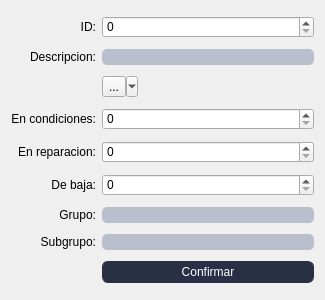
<?xml version="1.0" encoding="UTF-8"?>
<ui version="4.0">
 <class>Form</class>
 <widget class="QWidget" name="Form">
  <property name="geometry">
   <rect>
    <x>0</x>
    <y>0</y>
    <width>325</width>
    <height>300</height>
   </rect>
  </property>
  <property name="windowTitle">
   <string>Form</string>
  </property>
  <property name="styleSheet">
   <string notr="true">*{
    font-family: 'Oswald', sans-serif;
    font-weight: 400;
}

QMenuBar{
    background-color: #293045;
    padding: 0;    
    font-size: 14px;
    color:white;
}

QMenuBar:item{
    padding: 17px;
    border-radius: 10px;

}

QMenuBar:item:selected{
    background-color: #768AC5;
    color:black;
    border-radius: 5px;
    margin: 10px;
    
    

}

QMenu{
    background-color: #293045;

    color: white;
}

QMenu:item{
    padding: 5px;
    border-radius: 5px;
}

QMenu:item:selected{
    background-color: #768AC5;
    color:white;

}
Qmenu#icon{
   icon:size 40px; 
    
}


QRadioButton:indicator{
    border-style: solid;
    border-color:  #293045;
    border-radius: 6%;
    border-width:  2px;
    background-color: #BABFCE;
}
QRadioButton::indicator:checked{
    background-color: #768AC5;
}

#label{
    font-size: 35px;
}

#usuariosLabel{
    font-size: 14px;
}

#contraseALabel{
    font-size: 14px;
}

#usuariosLineEdit{
    width: 170px;
    height: 20px;
    border-radius: 10px;
}

#passwordLineEdit{
    width: 170px;
    height: 20px;
    border-radius: 10px;
}

#labelprofesores{
    font-size: 26px;
}

QLineEdit{
    border-radius: 5px;
    background-color: #BABFCE;
    
}

#title{
    width: 100px;
    height: 200px;
}



QPushButton{
    border-color:#293045;
    border-style: solid;
    border-width: 1px;
    border-radius: 6px;
    background-color: #293045;
    color:#ffffff;
    padding: 3px 8px;

}
QPushButton:hover{
    background-color:#768AC5;
    color:#293045;
}
QPushButton:pressed {
    background-color: #293045;

}

#pushButton_5{
    padding: 10px;
    background-color: #768AC5;
    border-radius: 15%;
}

</string>
  </property>
  <layout class="QGridLayout" name="gridLayout">
   <item row="6" column="0">
    <widget class="QLabel" name="label_3">
     <property name="text">
      <string>Grupo:</string>
     </property>
     <property name="alignment">
      <set>Qt::AlignRight|Qt::AlignTrailing|Qt::AlignVCenter</set>
     </property>
    </widget>
   </item>
   <item row="3" column="0">
    <widget class="QLabel" name="label_5">
     <property name="text">
      <string>En condiciones:</string>
     </property>
     <property name="alignment">
      <set>Qt::AlignRight|Qt::AlignTrailing|Qt::AlignVCenter</set>
     </property>
    </widget>
   </item>
   <item row="4" column="0">
    <widget class="QLabel" name="label_4">
     <property name="text">
      <string>En reparacion:</string>
     </property>
     <property name="alignment">
      <set>Qt::AlignRight|Qt::AlignTrailing|Qt::AlignVCenter</set>
     </property>
    </widget>
   </item>
   <item row="0" column="0">
    <widget class="QLabel" name="label_7">
     <property name="maximumSize">
      <size>
       <width>16777215</width>
       <height>16777215</height>
      </size>
     </property>
     <property name="text">
      <string>ID:</string>
     </property>
     <property name="alignment">
      <set>Qt::AlignRight|Qt::AlignTrailing|Qt::AlignVCenter</set>
     </property>
     <property name="margin">
      <number>0</number>
     </property>
    </widget>
   </item>
   <item row="1" column="0">
    <widget class="QLabel" name="label_6">
     <property name="text">
      <string>Descripcion:</string>
     </property>
     <property name="alignment">
      <set>Qt::AlignRight|Qt::AlignTrailing|Qt::AlignVCenter</set>
     </property>
    </widget>
   </item>
   <item row="3" column="1">
    <widget class="QSpinBox" name="spinBox_2"/>
   </item>
   <item row="7" column="1">
    <widget class="QLineEdit" name="lineEdit_3"/>
   </item>
   <item row="5" column="1">
    <widget class="QSpinBox" name="spinBox_4"/>
   </item>
   <item row="0" column="1">
    <widget class="QSpinBox" name="spinBox"/>
   </item>
   <item row="1" column="1">
    <widget class="QLineEdit" name="lineEdit"/>
   </item>
   <item row="5" column="0">
    <widget class="QLabel" name="debaja">
     <property name="text">
      <string>De baja:</string>
     </property>
     <property name="alignment">
      <set>Qt::AlignRight|Qt::AlignTrailing|Qt::AlignVCenter</set>
     </property>
    </widget>
   </item>
   <item row="6" column="1">
    <widget class="QLineEdit" name="lineEdit_2"/>
   </item>
   <item row="7" column="0">
    <widget class="QLabel" name="label_2">
     <property name="text">
      <string>Subgrupo:</string>
     </property>
     <property name="alignment">
      <set>Qt::AlignRight|Qt::AlignTrailing|Qt::AlignVCenter</set>
     </property>
    </widget>
   </item>
   <item row="8" column="1">
    <widget class="QPushButton" name="pushButton">
     <property name="layoutDirection">
      <enum>Qt::LeftToRight</enum>
     </property>
     <property name="text">
      <string>Confirmar</string>
     </property>
    </widget>
   </item>
   <item row="4" column="1">
    <widget class="QSpinBox" name="spinBox_3"/>
   </item>
   <item row="2" column="1">
    <widget class="QToolButton" name="toolButton">
     <property name="text">
      <string>...</string>
     </property>
     <property name="popupMode">
      <enum>QToolButton::MenuButtonPopup</enum>
     </property>
    </widget>
   </item>
  </layout>
 </widget>
 <resources/>
 <connections/>
</ui>
